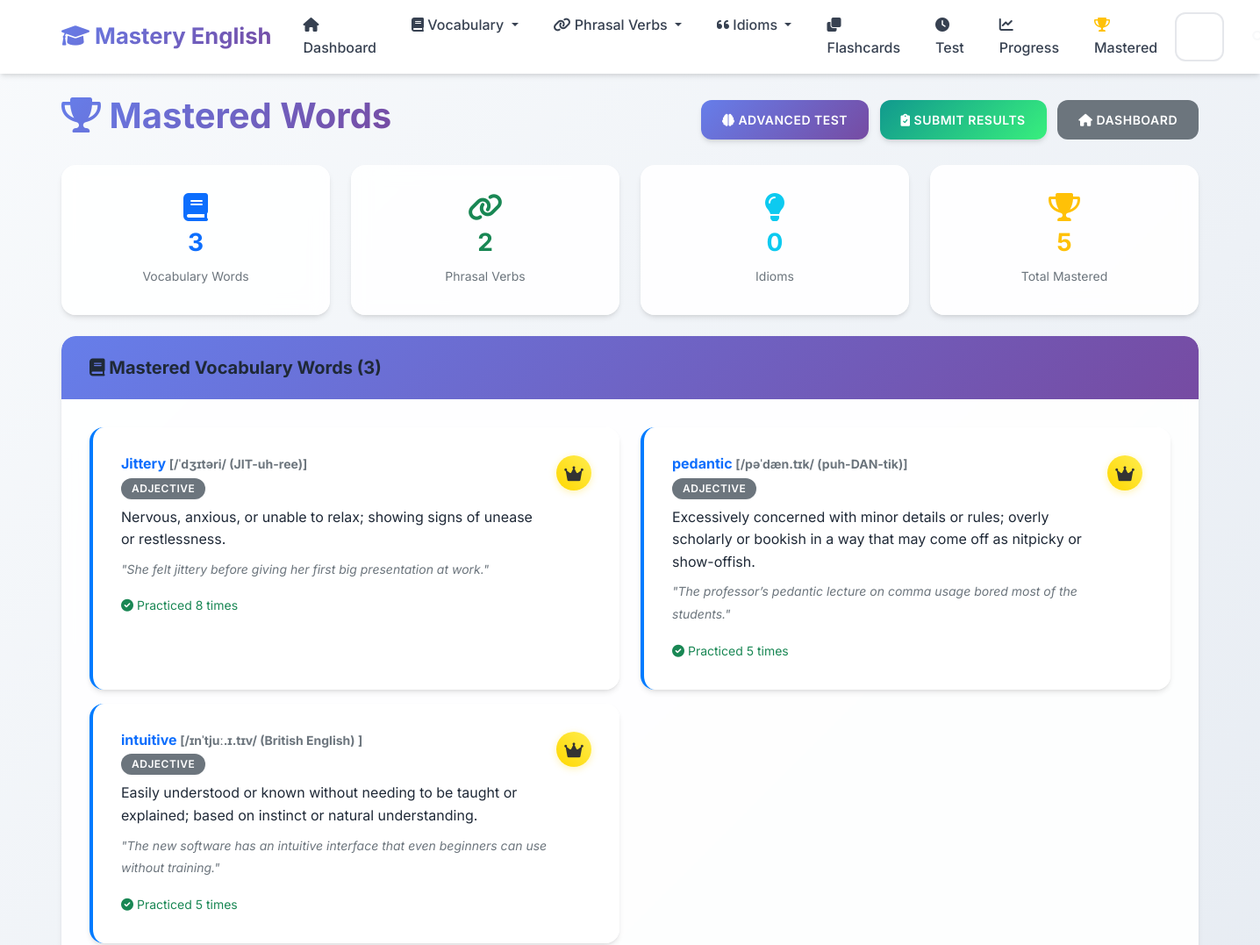
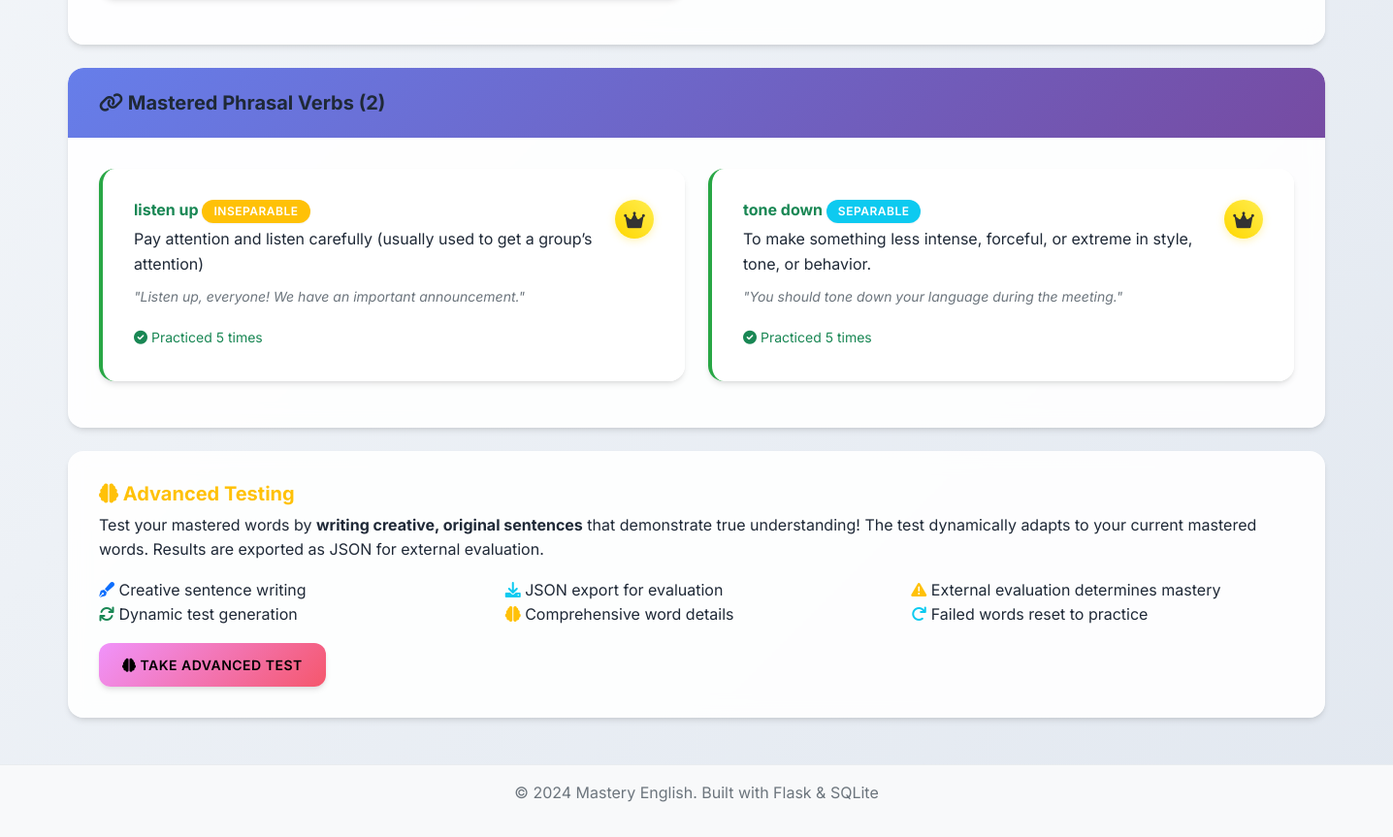
Before: /mastered with the older database file (2 pictures, top to bottom).
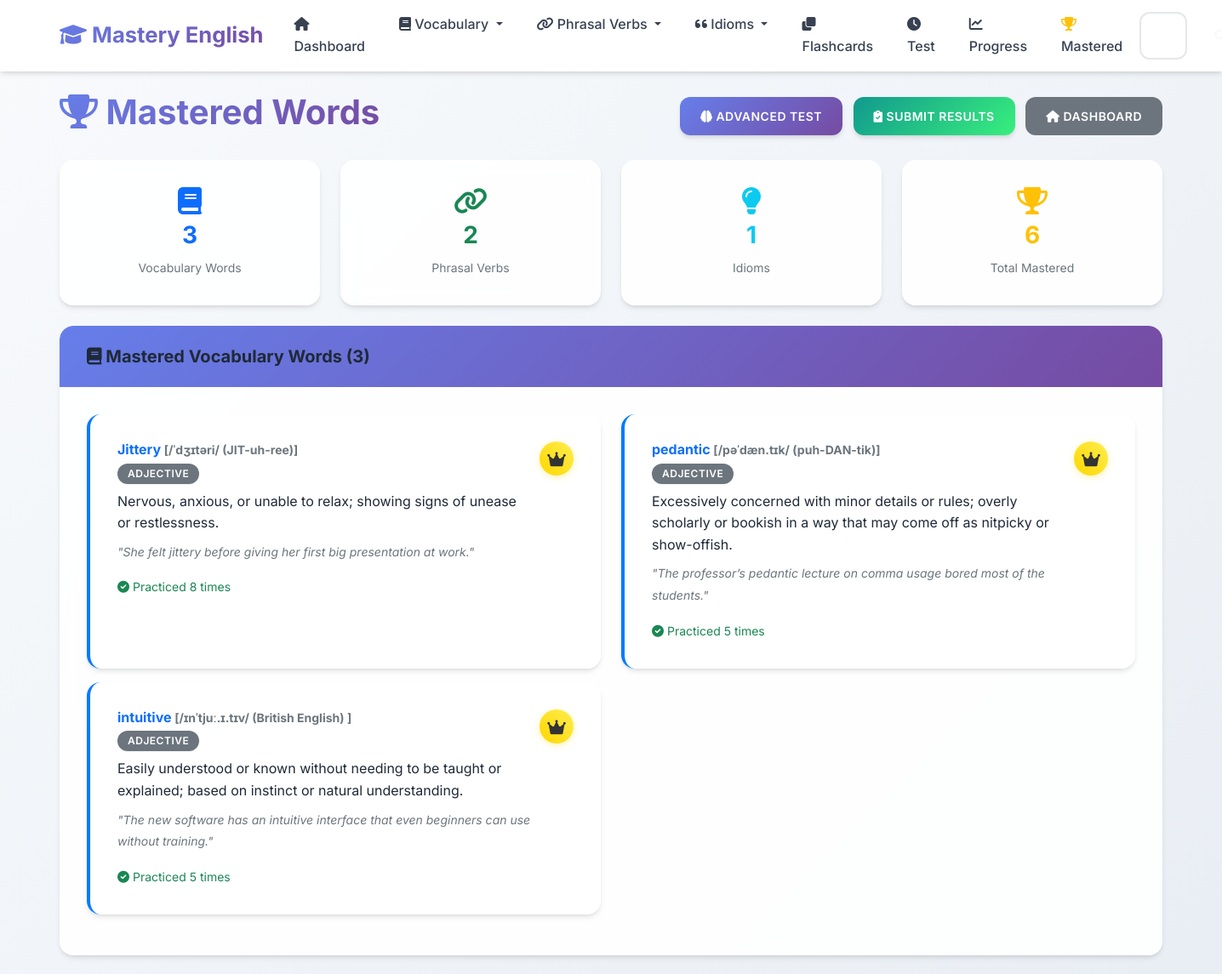
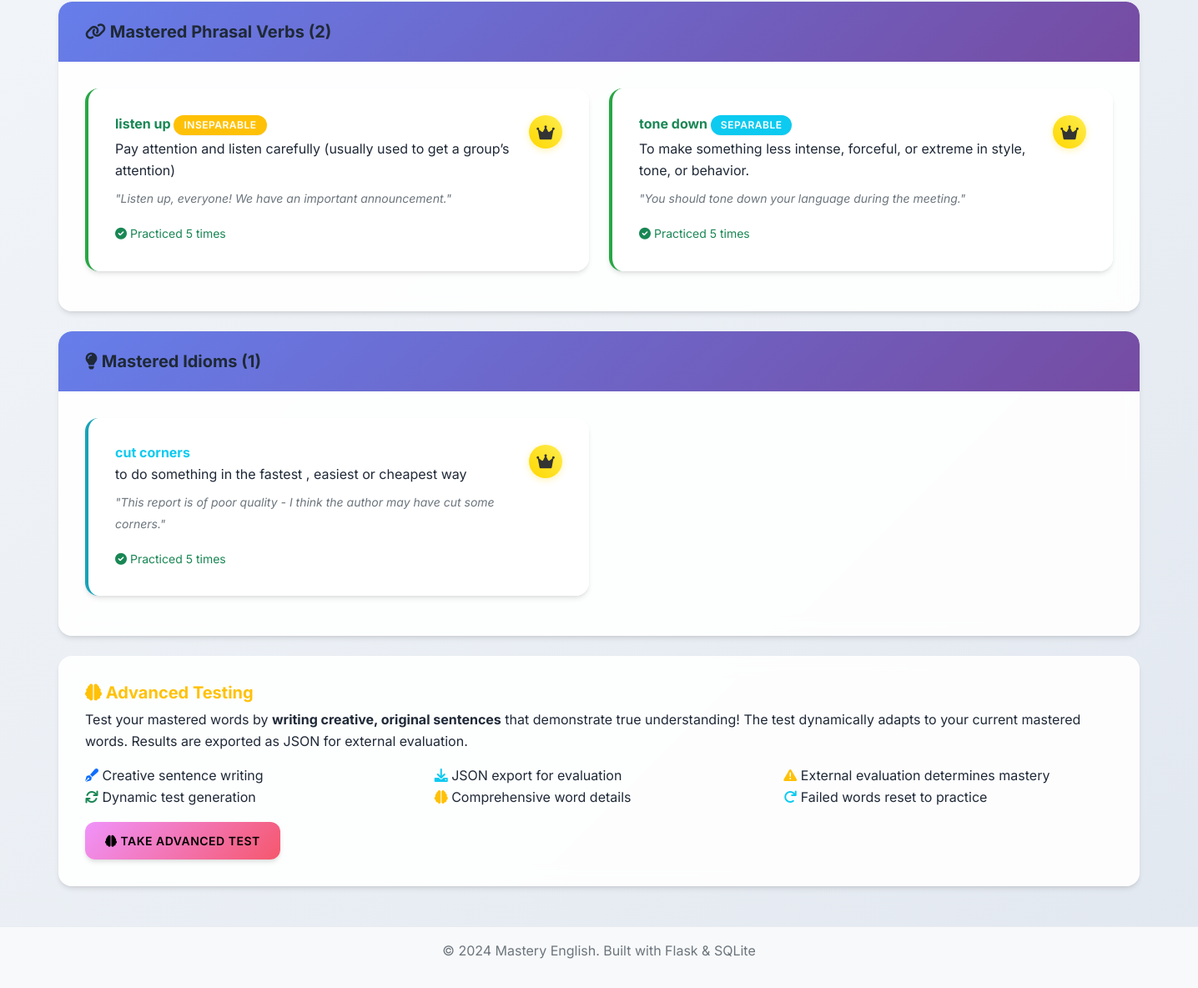
After: the same page with the newer database file (2 pictures, top to bottom).
### app.py (models this page shows, shortened)
class VocabularyWord(db.Model):
    __tablename__ = 'vocabulary_words'
    id = db.Column(db.Integer, primary_key=True)
    word = db.Column(db.String(100), nullable=False)
    definition = db.Column(db.Text, nullable=False)
    example_sentence = db.Column(db.Text)
    pronunciation = db.Column(db.String(100))
    part_of_speech = db.Column(db.String(50))
    difficulty_level = db.Column(db.String(20), default='medium')
    date_added = db.Column(db.DateTime, default=datetime.utcnow)
    times_practiced = db.Column(db.Integer, default=0)
    last_practiced = db.Column(db.DateTime)
    mastery_level = db.Column(db.Integer, default=0)

class PhrasalVerb(db.Model):
    __tablename__ = 'phrasal_verbs'
    id = db.Column(db.Integer, primary_key=True)
    phrasal_verb = db.Column(db.String(100), nullable=False)
    meaning = db.Column(db.Text, nullable=False)
    example_sentence = db.Column(db.Text)
    separable = db.Column(db.Boolean, default=False)
    difficulty_level = db.Column(db.String(20), default='medium')
    date_added = db.Column(db.DateTime, default=datetime.utcnow)
    times_practiced = db.Column(db.Integer, default=0)
    last_practiced = db.Column(db.DateTime)
    mastery_level = db.Column(db.Integer, default=0)

class Idiom(db.Model):
    __tablename__ = 'idioms'
    id = db.Column(db.Integer, primary_key=True)
    idiom = db.Column(db.String(200), nullable=False)
    meaning = db.Column(db.Text, nullable=False)
    example_sentence = db.Column(db.Text)
    origin = db.Column(db.Text)
    difficulty_level = db.Column(db.String(20), default='medium')
    date_added = db.Column(db.DateTime, default=datetime.utcnow)
    times_practiced = db.Column(db.Integer, default=0)
    last_practiced = db.Column(db.DateTime)
    mastery_level = db.Column(db.Integer, default=0)

### app.py (the view)
@app.route('/mastered')
def mastered_words():
    mastered_vocab = VocabularyWord.query.filter(VocabularyWord.mastery_level == 5).all()
    mastered_phrasal = PhrasalVerb.query.filter(PhrasalVerb.mastery_level == 5).all()
    mastered_idioms = Idiom.query.filter(Idiom.mastery_level == 5).all()
    total_mastered = len(mastered_vocab) + len(mastered_phrasal) + len(mastered_idioms)
    stats = {
        'vocabulary': len(mastered_vocab),
        'phrasal_verbs': len(mastered_phrasal),
        'idioms': len(mastered_idioms),
        'total': total_mastered
    }
    return render_template('mastered_words.html',
                         mastered_vocab=mastered_vocab,
                         mastered_phrasal=mastered_phrasal,
                         mastered_idioms=mastered_idioms,
                         stats=stats)

### templates/mastered_words.html (shortened to what the changed rows need)
{% extends "base.html" %}
{% block content %}
<div class="row">
    <div class="col-12">
        <div class="d-flex justify-content-between align-items-center mb-4">
            <h1>
                <i class="fas fa-trophy text-warning"></i> Mastered Words
            </h1>
        </div>
    </div>
</div>
<div class="row mb-4">
    <div class="col-md-3">
        <div class="card text-center border-info">
            <div class="card-body">
                <i class="fas fa-lightbulb fa-2x text-info mb-2"></i>
                <h3 class="text-info">{{ stats.idioms }}</h3>
                <small class="text-muted">Idioms</small>
            </div>
        </div>
    </div>
    <div class="col-md-3">
        <div class="card text-center border-warning">
            <div class="card-body">
                <i class="fas fa-trophy fa-2x text-warning mb-2"></i>
                <h3 class="text-warning">{{ stats.total }}</h3>
                <small class="text-muted">Total Mastered</small>
            </div>
        </div>
    </div>
</div>
{% if stats.total == 0 %}
<div class="row">
    <div class="col-12">
        <div class="card">
            <div class="card-body text-center py-5">
                <i class="fas fa-graduation-cap fa-4x text-muted mb-3"></i>
                <h3 class="text-muted">No Mastered Words Yet</h3>
                <p class="text-muted mb-4">Start practicing to master your vocabulary, phrasal verbs, and idioms!</p>
                <div>
                    <a href="{{ url_for('flashcards', category='vocabulary') }}" class="btn btn-primary me-2">
                        <i class="fas fa-play"></i> Practice Vocabulary
                    </a>
                    <a href="{{ url_for('flashcards', category='phrasal-verbs') }}" class="btn btn-success me-2">
                        <i class="fas fa-play"></i> Practice Phrasal Verbs
                    </a>
                    <a href="{{ url_for('flashcards', category='idioms') }}" class="btn btn-info">
                        <i class="fas fa-play"></i> Practice Idioms
                    </a>
                </div>
            </div>
        </div>
    </div>
</div>
{% else %}
{% if mastered_vocab %}
<div class="row mb-4">
    <div class="col-12">
        <div class="card">
            <div class="card-body">
                <div class="row">
                    {% for word in mastered_vocab %}
                    <div class="col-md-6 mb-3">
                        <div class="card h-100 border-left-primary">
                            <div class="card-body">
                                <div class="d-flex justify-content-between align-items-start">
                                    <div class="flex-grow-1">
                                        <h6 class="card-title text-primary mb-1">
                                            {{ word.word }}
                                            {% if word.pronunciation %}
                                            <small class="text-muted">[{{ word.pronunciation }}]</small>
                                            {% endif %}
                                        </h6>
                                        {% if word.part_of_speech %}
                                        <span class="badge bg-secondary mb-2">{{ word.part_of_speech }}</span>
                                        {% endif %}
                                        <p class="card-text mb-2">{{ word.definition }}</p>
                                        {% if word.example_sentence %}
                                        <p class="card-text">
                                            <small class="text-muted">
                                                <em>"{{ word.example_sentence }}"</em>
                                            </small>
                                        </p>
                                        {% endif %}
                                        <small class="text-success">
                                            <i class="fas fa-check-circle"></i>
                                            Practiced {{ word.times_practiced }} times
                                        </small>
                                    </div>
                                    <div class="ms-2">
                                        <div class="mastery-badge mastery-5">
                                            <i class="fas fa-crown"></i>
                                        </div>
                                    </div>
                                </div>
                            </div>
                        </div>
                    </div>
                    {% endfor %}
                </div>
            </div>
        </div>
    </div>
</div>
{% endif %}
{% if mastered_phrasal %}
<div class="row mb-4">
    <div class="col-12">
        <div class="card">
            <div class="card-body">
                <div class="row">
                    {% for phrasal in mastered_phrasal %}
                    <div class="col-md-6 mb-3">
                        <div class="card h-100 border-left-success">
                            <div class="card-body">
                                <div class="d-flex justify-content-between align-items-start">
                                    <div class="flex-grow-1">
                                        <h6 class="card-title text-success mb-1">
                                            {{ phrasal.phrasal_verb }}
                                            {% if phrasal.separable %}
                                            <span class="badge bg-info">Separable</span>
                                            {% else %}
                                            <span class="badge bg-warning">Inseparable</span>
                                            {% endif %}
                                        </h6>
                                        <p class="card-text mb-2">{{ phrasal.meaning }}</p>
                                        {% if phrasal.example_sentence %}
                                        <p class="card-text">
                                            <small class="text-muted">
                                                <em>"{{ phrasal.example_sentence }}"</em>
                                            </small>
                                        </p>
                                        {% endif %}
                                        <small class="text-success">
                                            <i class="fas fa-check-circle"></i>
                                            Practiced {{ phrasal.times_practiced }} times
                                        </small>
                                    </div>
                                    <div class="ms-2">
                                        <div class="mastery-badge mastery-5">
                                            <i class="fas fa-crown"></i>
                                        </div>
                                    </div>
                                </div>
                            </div>
                        </div>
                    </div>
                    {% endfor %}
                </div>
            </div>
        </div>
    </div>
</div>
{% endif %}
{% if mastered_idioms %}
<div class="row mb-4">
    <div class="col-12">
        <div class="card">
            <div class="card-header bg-info text-white">
                <h5 class="mb-0">
                    <i class="fas fa-lightbulb"></i> Mastered Idioms ({{ mastered_idioms|length }})
                </h5>
            </div>
            <div class="card-body">
                <div class="row">
                    {% for idiom in mastered_idioms %}
                    <div class="col-md-6 mb-3">
                        <div class="card h-100 border-left-info">
                            <div class="card-body">
                                <div class="d-flex justify-content-between align-items-start">
                                    <div class="flex-grow-1">
                                        <h6 class="card-title text-info mb-1">{{ idiom.idiom }}</h6>
                                        <p class="card-text mb-2">{{ idiom.meaning }}</p>
                                        {% if idiom.example_sentence %}
                                        <p class="card-text">
                                            <small class="text-muted">
                                                <em>"{{ idiom.example_sentence }}"</em>
                                            </small>
                                        </p>
                                        {% endif %}
                                        <small class="text-success">
                                            <i class="fas fa-check-circle"></i>
                                            Practiced {{ idiom.times_practiced }} times
                                        </small>
                                    </div>
                                    <div class="ms-2">
                                        <div class="mastery-badge mastery-5">
                                            <i class="fas fa-crown"></i>
                                        </div>
                                    </div>
                                </div>
                            </div>
                        </div>
                    </div>
                    {% endfor %}
                </div>
            </div>
        </div>
    </div>
</div>
{% endif %}
{% endif %}
{% endblock %}

Changed rows visible on the page:
now on this page (row edited): Idiom: idiom "cut corners", meaning "to do something in the fastest , easiest or cheapest way", example_sentence "This report is of poor quality - I think the author may have cut some corners.", times_practiced "5"
Other visible differences:
{{ stats.idioms }}: "0" → "1"
{{ stats.total }}: "5" → "6"
{{ mastered_idioms|length }}: (not shown) → "1"
text now shown: "Mastered Idioms ( )"
